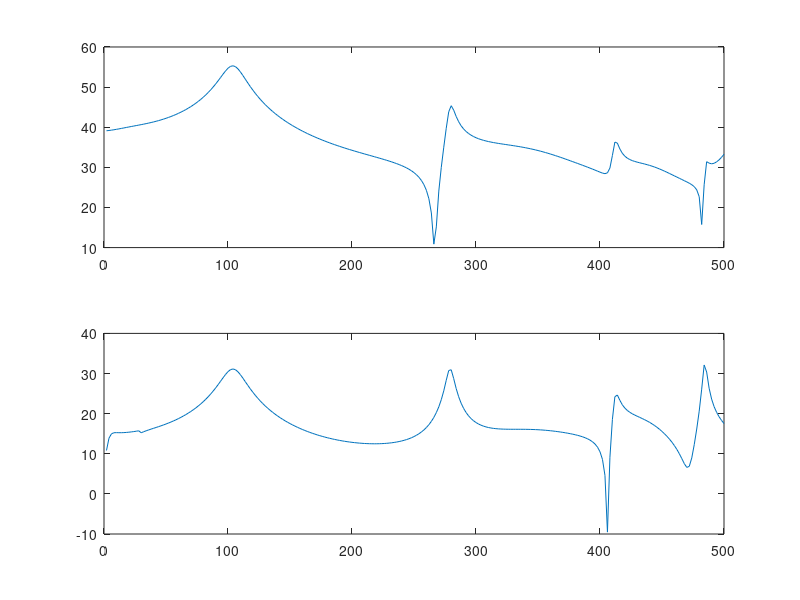

Write the MATLAB code that produced this figure.
clear;close all;clc;
load prob1.txt;
load prob2.txt;
for num = 1:250
    freqfea(num) = prob1(3+3*(num-1)+1);
    pin_real(num) = prob1(3+3*(num-1)+2);
    pin_imag(num) = prob1(3+3*(num-1)+3);
    pout_real(num) = prob2(3+3*(num-1)+2);
    pout_imag(num) = prob2(3+3*(num-1)+3);
    
end
pin_spl = 20*log10(abs(pin_real+1i*pin_imag)/(2*10^-5));
pout_spl = 20*log10(abs(pout_real+1i*pout_imag)/(2*10^-5));
% save freqfea.mat freqfea;
% save pin_spl.mat pin_spl;
% save pout_spl.mat pout_spl;

% k = freq*2*pi/340;
subplot(2,1,1)
plot(freqfea, pin_spl);
subplot(2,1,2)
plot(freqfea, pout_spl);